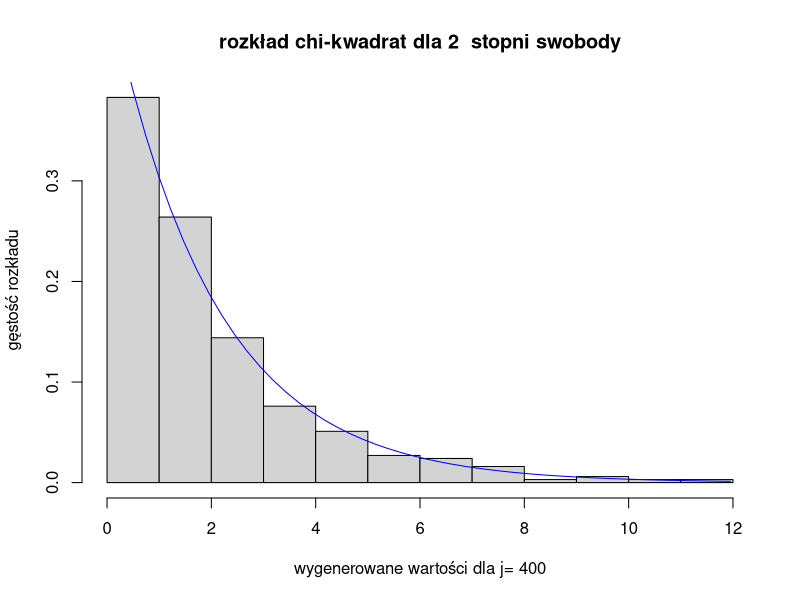
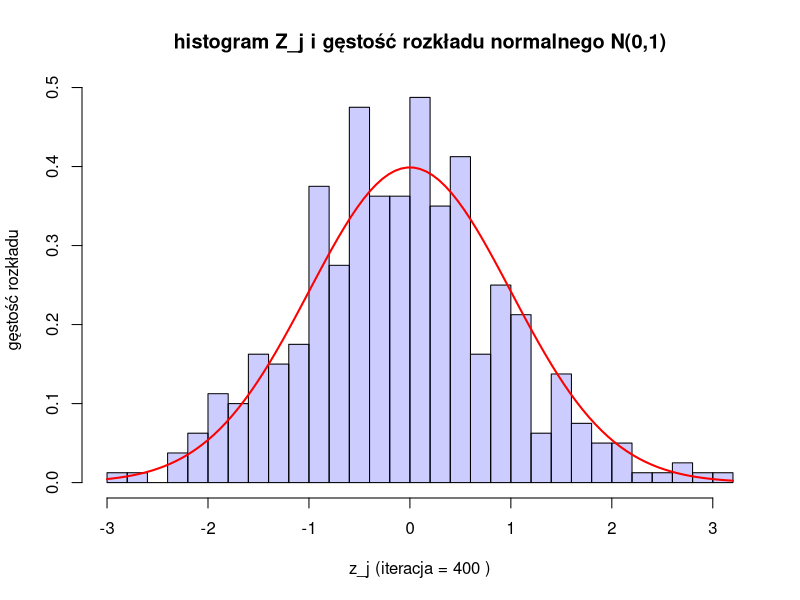
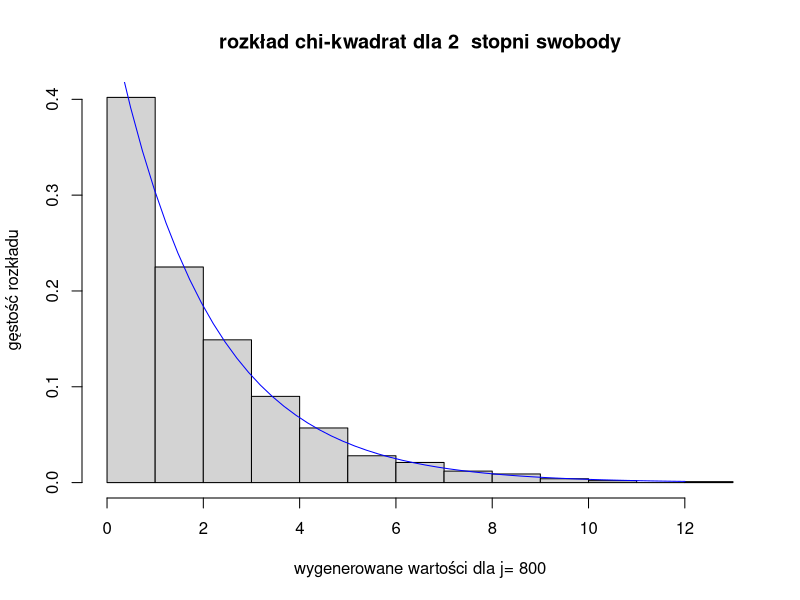
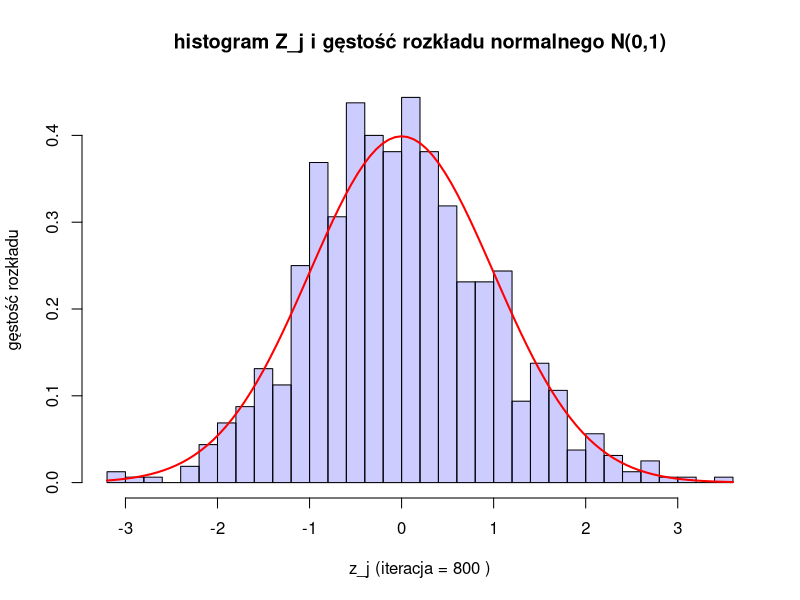
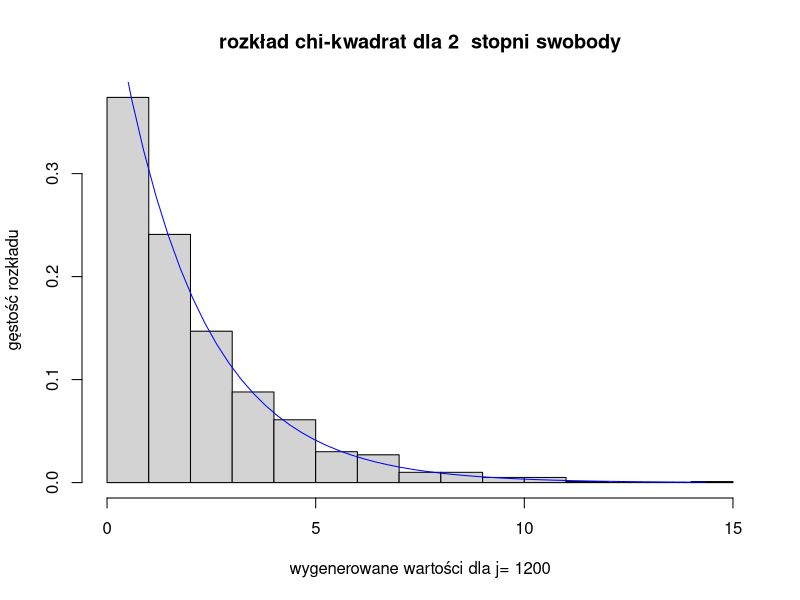
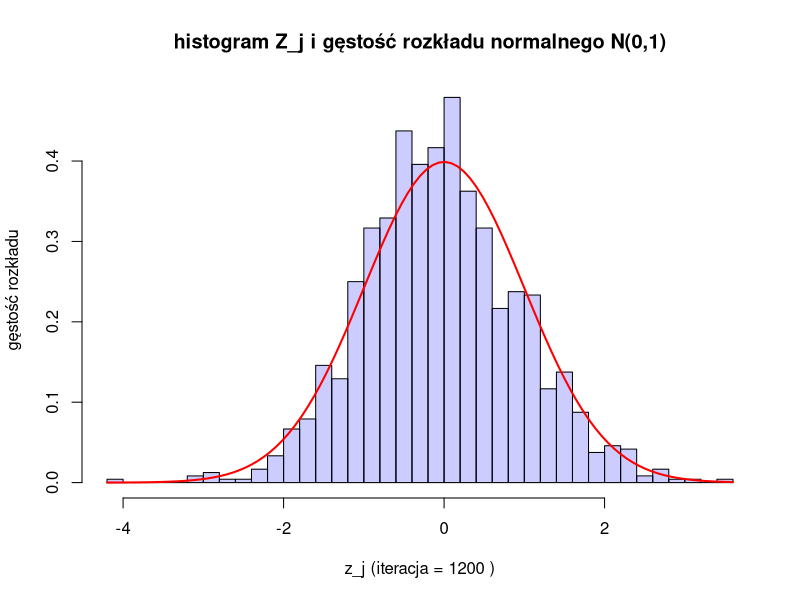
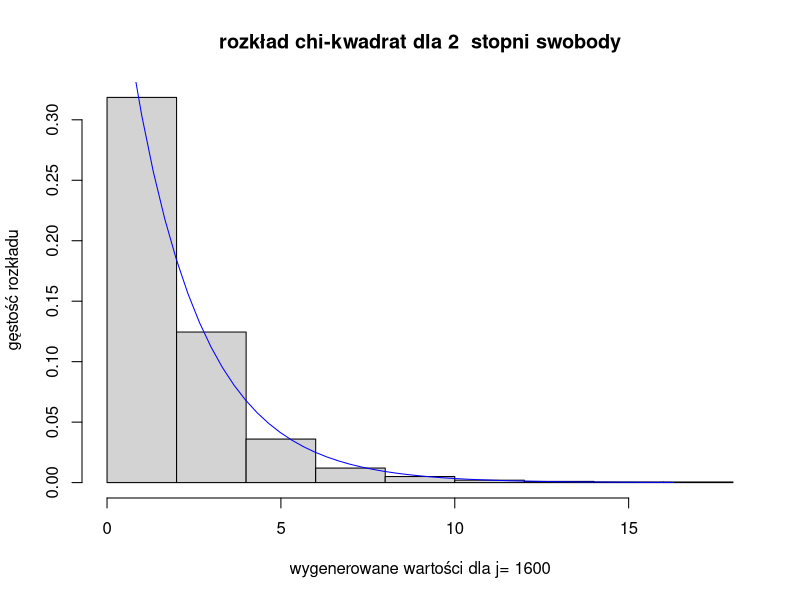
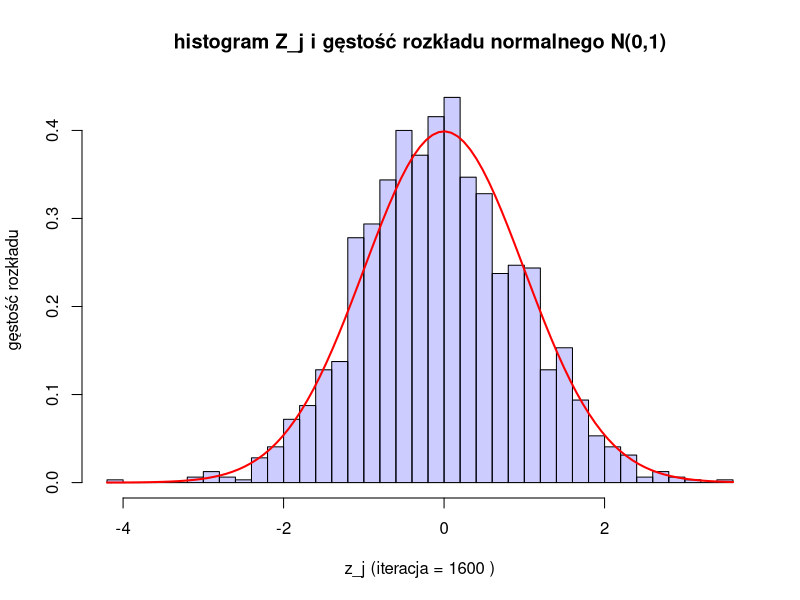

These charts were generated, in order, by the following R code:
NUMBER_OF_BREAKPOINTS <- 20  
DEGREES_OF_FREEDOM <- 2     
GENERATED_VALUES <- 1000     
s <- 10000                   
FPS <- 0.5                    
COUNT <- 400    
main = function ()
{
  ### WYGENEROWANIE 1000 WARTOŚCI I NANIESIENIE NA HISTOGRAM
  z <- numeric()
  averages <- numeric()
  for (j in 1:s)
    {
  ## wygenerowane wartosci dla nowej probki
  new_sample <- rchisq(GENERATED_VALUES, DEGREES_OF_FREEDOM)
  ## srednia dla nowej probki
  averages <- append(averages, mean(new_sample))
  # obliczanie z_j
  z <- append(z,(averages[j] - DEGREES_OF_FREEDOM) / (DEGREES_OF_FREEDOM / sqrt(GENERATED_VALUES)))
  if ((j) %% COUNT == 0) {
    ## histogram wygenerowanych wartosci dla j-tej probki
    hist(
      new_sample, prob = TRUE, 
      ylab = 'gęstość rozkładu', xlab = paste('wygenerowane wartości dla j=',j), 
      main = paste('rozkład chi-kwadrat dla',DEGREES_OF_FREEDOM,' stopni swobody')
    )
    x <- seq(min(new_sample), max(new_sample), length.out = 50)
    lines(x, dchisq(x, df = DEGREES_OF_FREEDOM), col = "blue")
    Sys.sleep(1 / FPS)
    ## histogram dla wartosci z wektora z
    hist(
      z, breaks = 30, probability = TRUE, col = rgb(0, 0, 1, 0.2),
      main = "histogram Z_j i gęstość rozkładu normalnego N(0,1)",
      xlab = paste("z_j (iteracja =", j, ")"), ylab = "gęstość rozkładu"
    )
    curve(dnorm(x, mean = 0, sd = 1), add = TRUE, col = "red", lwd = 2)
    Sys.sleep(1 / FPS)
  }
  }
}
main()



